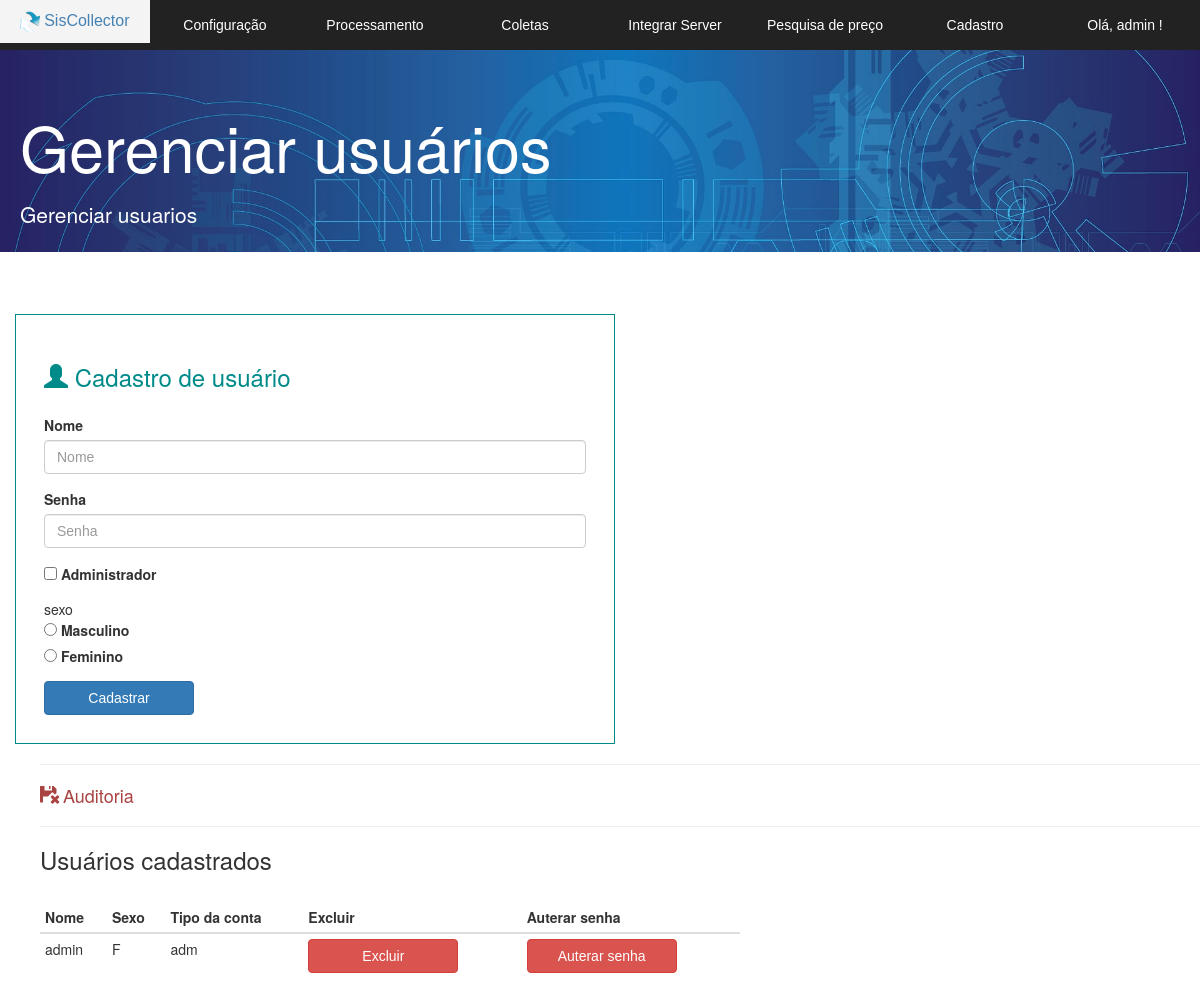
/coletor/v_usuario.php (signed in), run on the app's committed database.
### tables this page shows
CREATE TABLE IF NOT EXISTS `usuarios` (
  `id` int(11) NOT NULL AUTO_INCREMENT,
  `usuario` varchar(220) NOT NULL,
  `senha` varchar(220) NOT NULL,
  `tipo` varchar(30) NOT NULL DEFAULT 'N',
  `sexo` varchar(2) DEFAULT NULL,
  PRIMARY KEY (`id`)
);

### coletor/v_usuario.php (the view, shortened to what this page needs)
<!DOCTYPE html>
<html>
<head>
	<link href="bootstrap/css/bootstrap.min.css" rel="stylesheet">
	<link rel="stylesheet" href="css.css">
	<link rel="stylesheet" href="normalize.css">
</head>
<body>
	<section id="principal">
		<?php require 'v_cabecalho.php'; ?>
		<section class="corpo">
			<div class="jumbotron jumbotron-fluid">
				<div class="container">
					<h1 class="display-4">Gerenciar usuários</h1>
					<p class="lead">Gerenciar usuarios</p>
				</div>
			</div>
			<?php require 'arquivos_banco/mensagens.php'; ?>
			<section class="form">
				<form method="post" action="arquivos_banco/cadastrar_usuario.php">
					<fieldset class="area_fieldset"> <h3>
						<span class="glyphicon glyphicon-user" aria-hidden="true"></span>
					Cadastro de usuário</h3>
					<div class="form-group">
						<label for="exampleInputEmail1">Nome</label>
						<input type="text" class="form-control" id="exampleInputEmail1" name="usuario" aria-describedby="emailHelp" placeholder="Nome" autocomplete="off" required="">
					</div>
					<div class="form-group">
						<label for="exampleInputPassword1">Senha</label>
						<input type="password" class="form-control"  name="senha" id="exampleInputPassword1" placeholder="Senha" autocomplete="off" required="">
					</div>
					<div class="form-check">
						<input type="checkbox" name="tipo" value="adm" class="form-check-input" id="exampleCheck1">
						<label class="form-check-label" for="exampleCheck1">Administrador</label><p>
						</div>
						<label"> sexo
						<div class="form-check">
						<input type="radio" name="sexo" value="M" class="form-check-input" id="exampleCheck1">
						<label class="form-check-label" >Masculino</label>
						</div>
							<div class="form-check">
						<input type="radio" name="sexo" value="F" class="form-check-input" id="exampleCheck1">
						<label class="form-check-label">Feminino</label>
						</div>
						<button type="submit" class="btn btn-primary">Cadastrar</button>
					</fieldset>
				</form>
			</section>
			<div>
			<hr id="margem">
			<h4 id="margem">
				<a href="v_listar_auditoria.php">
					<span class="glyphicon glyphicon-floppy-remove remove" aria-hidden="true"></span>
				Auditoria </a> </h4>
				<hr id="margem">
				</div>
				<section class="tabela">
				<h3 id="margem">Usuários cadastrados</h3>
				<table class="table table-condensed table_user" >
					<thead >
						<tr class="table-primary">
							<th scope="col">Nome</th>
							<th scope="col">Sexo</th>
							<th scope="col">Tipo da conta</th>
							<th scope="col">Excluir</th>
							<th scope="col">Auterar senha</th>
						</tr>
					</thead>
					<tbody>
						<?php
						$listagem = mysqli_query($conexao,  "SELECT * FROM usuarios");
						while($linha = mysqli_fetch_array($listagem)) {
							?>
							<tr>
								<td> <?= $linha['usuario'] ?> </td>
								<td> <?= $linha['sexo'] ?> </td>
								<td> <?= $linha['tipo'] ?> </td>
								<td>
									<?php $nome = $linha['usuario'] ; ?>
									<button type="button" class="btn btn-danger">
										<a  href="arquivos_banco/excluir_usuario.php?id=<?= $linha['id']?>&nome=<?= $nome?> " onclick="return confirm('Excluir? Auteração não poderá ser desfeita!')" >Excluir
										</a>
									</button>
								</td>
								<td>
									<?php
									$id =  $linha['id'] ;
									?>
									<button type="button" class="btn btn-danger">
										<a  href="v_alterar_senha.php?id=<?php echo base64_encode($id);?>" onclick="return confirm('Excluir? Auteração não poderá ser desfeita!')" >Auterar senha
										</a>
									</button>
								</td>
							</tr>
						<?php } ?>
					</tbody>
				</table>
			</section>
			</section>
		</section>
	</body>
	</html>

### coletor/css.css (style rules this page uses)
#margem { margin-left: 40px; }
.jumbotron { padding-top: 70px; height: 18em; width: 100%; max-height: 50%; max-width: 100%; min-height: 20%; min-width: 30%; background-image: url("bg.jpg")!important; background-size: cover; color:#ffffff; }
.jumbotron h1 { margin-bottom: 0.3em; }
.jumbotron .container { margin-left:5px; }
.remove { color: #a94442 !important; }
.table_user { width: 50em; margin-left: 40px; margin-top: 2em; }
fieldset { border:1px solid #008B8B !important; padding: 2em !important; border-radius: 0px; width: auto !important; }
fieldset > h3 { color: #008B8B ; margin-bottom: 25px; }
.form { margin-left: 15px !important; margin-right: 10px !important; width: 50% !important; }
a:link { text-decoration:none ; }
.btn { width: 150px ; }
table tr td button a { color: #FFFFFF; }
h4 > a { color: #a94442 !important; }
.tabela { margin-bottom:8em; }

### data on the page
usuarios: usuario "admin", sexo "F", tipo "adm"

### other printed values
$usuario "admin"
